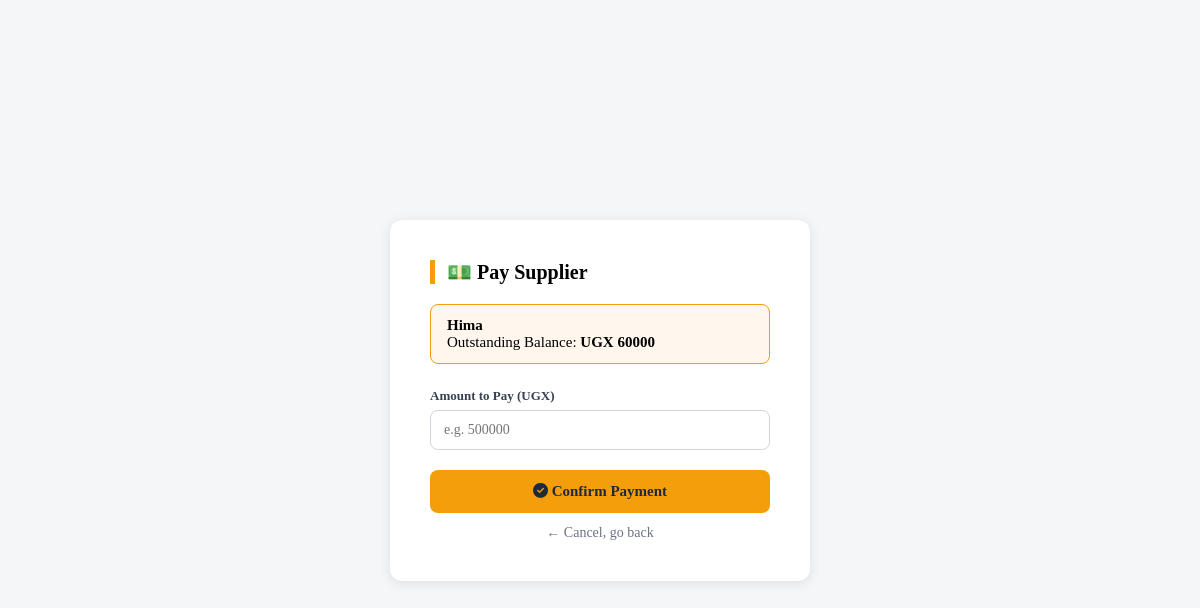
The page /supplier_credit/pay/19/ (signed in) on the database as committed earlier.
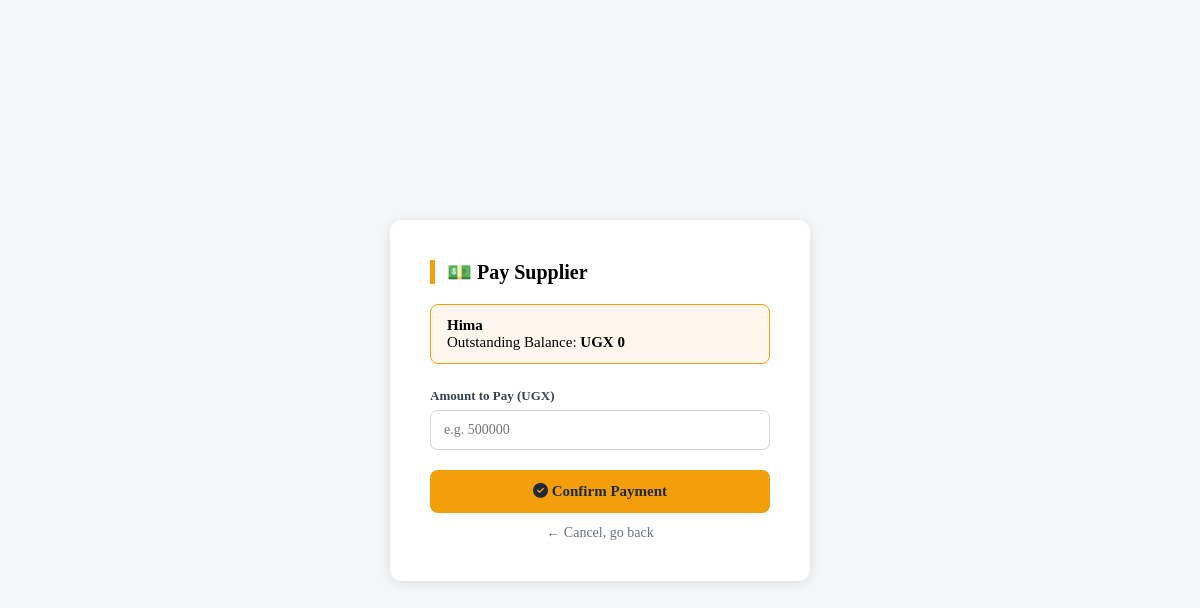
The same page on the database as committed later.
### nyondoapp/models.py (models this page shows, shortened)
class Supplier(models.Model):
    name = models.CharField(max_length=200)
    phone = models.CharField(max_length=20)
    address = models.CharField(max_length=255, blank=True)
    product = models.ForeignKey(Product, on_delete=models.SET_NULL, null=True, blank=True)
    quantity = models.IntegerField(default=0)
    credit_amount = models.DecimalField(max_digits=10, decimal_places=2, default=0)  # how much we owe them
    date_added = models.DateField(auto_now_add=True)

### nyondoapp/views.py (the view, shortened to what this page needs)
# urls.py: path('supplier_credit/pay/<int:supplier_id>/', views.supplier_pay, name='supplier_pay'),
@login_required
@allowed_roles(['admin', 'stockmanager'], message='You are not authorized to access supplier payments.')
def supplier_pay(request, supplier_id):
    supplier = get_object_or_404(Supplier, id=supplier_id)
    return render(request, 'supplier_pay.html', {'supplier': supplier})

### nyondoapp/views.py (called while the page is built, shortened)
def get_user_role(user):
    groups = user.groups.values_list('name', flat=True)
    if 'admin' in groups:
        return 'admin'
    elif 'salesperson' in groups:
        return 'salesperson'
    elif 'stockmanager' in groups:
        return 'stockmanager'
    return None

def allowed_roles(roles, message=None):
    def decorator(view_func):
        @wraps(view_func)
        def _wrapped(request, *args, **kwargs):
            role = get_user_role(request.user)
            allowed = set(roles) if isinstance(roles, (list, tuple, set)) else {roles}
            return view_func(request, *args, **kwargs)
        return _wrapped
    return decorator

### nyondoapp/templates/supplier_pay.html (shortened to what this page needs)
<!doctype html>
<html lang="en">
  <head>
    <link rel="stylesheet" href="https://cdnjs.cloudflare.com/ajax/libs/font-awesome/6.5.1/css/all.min.css" />
  </head>
  <body>
    <div class="card">
      <h2>💵 Pay Supplier</h2>
      <div class="balance">
        <strong>{{ supplier.name }}</strong><br />
        Outstanding Balance:
        <strong>UGX {{ supplier.credit_amount|floatformat:0 }}</strong>
      </div>
      <form method="POST">
        <label>Amount to Pay (UGX)</label>
        <input
          type="number"
          name="amount_paid"
          placeholder="e.g. 500000"
          max="{{ supplier.credit_amount }}"
          min="1"
          required
        />
        <button class="btn-confirm" type="submit"><i class="fa-solid fa-circle-check"></i> Confirm Payment</button>
      </form>
      <a href="/supplier_credit/" class="btn-cancel">← Cancel, go back</a>
    </div>
  </body>
</html>

Rows that differ between the two databases and show on the page:
changed Supplier "Hima": credit_amount "60000" → "0"
